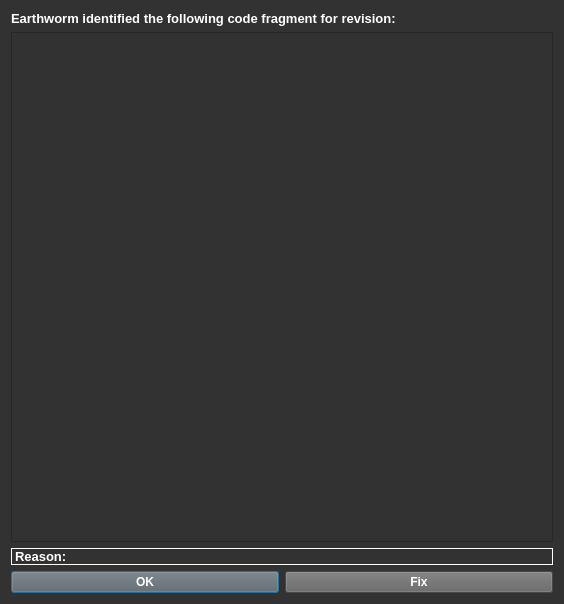
<?xml version="1.0" encoding="UTF-8"?>
<ui version="4.0">
 <class>SuggestionInfo</class>
 <widget class="QDialog" name="SuggestionInfo">
  <property name="geometry">
   <rect>
    <x>0</x>
    <y>0</y>
    <width>564</width>
    <height>604</height>
   </rect>
  </property>
  <property name="windowTitle">
   <string>Dialog</string>
  </property>
  <property name="styleSheet">
   <string notr="true">background-color: rgb(50, 50, 50);</string>
  </property>
  <layout class="QVBoxLayout" name="verticalLayout_2">
   <item>
    <widget class="QLabel" name="label_title">
     <property name="font">
      <font>
       <pointsize>10</pointsize>
       <weight>75</weight>
       <bold>true</bold>
      </font>
     </property>
     <property name="styleSheet">
      <string notr="true">color: rgb(255, 255, 255);</string>
     </property>
     <property name="text">
      <string>Earthworm identified the following code fragment for revision:</string>
     </property>
    </widget>
   </item>
   <item>
    <widget class="QScrollArea" name="text_area">
     <property name="widgetResizable">
      <bool>true</bool>
     </property>
     <widget class="QWidget" name="scrollAreaWidgetContents">
      <property name="geometry">
       <rect>
        <x>0</x>
        <y>0</y>
        <width>544</width>
        <height>507</height>
       </rect>
      </property>
     </widget>
    </widget>
   </item>
   <item>
    <widget class="QLabel" name="label_reason">
     <property name="font">
      <font>
       <pointsize>10</pointsize>
       <weight>75</weight>
       <bold>true</bold>
      </font>
     </property>
     <property name="styleSheet">
      <string notr="true">color: rgb(255, 255, 255);</string>
     </property>
     <property name="frameShape">
      <enum>QFrame::Box</enum>
     </property>
     <property name="text">
      <string>Reason:</string>
     </property>
    </widget>
   </item>
   <item>
    <layout class="QHBoxLayout" name="buttons_pane">
     <item>
      <widget class="QPushButton" name="button_ok">
       <property name="font">
        <font>
         <weight>75</weight>
         <bold>true</bold>
        </font>
       </property>
       <property name="styleSheet">
        <string notr="true">background-color: rgb(100, 100, 100);
color: rgb(255, 255, 255);</string>
       </property>
       <property name="text">
        <string>OK</string>
       </property>
      </widget>
     </item>
     <item>
      <widget class="QPushButton" name="button_fix">
       <property name="font">
        <font>
         <weight>75</weight>
         <bold>true</bold>
        </font>
       </property>
       <property name="styleSheet">
        <string notr="true">background-color: rgb(100, 100, 100);
color: rgb(255, 255, 255);</string>
       </property>
       <property name="text">
        <string>Fix</string>
       </property>
      </widget>
     </item>
    </layout>
   </item>
  </layout>
 </widget>
 <resources/>
 <connections/>
</ui>
